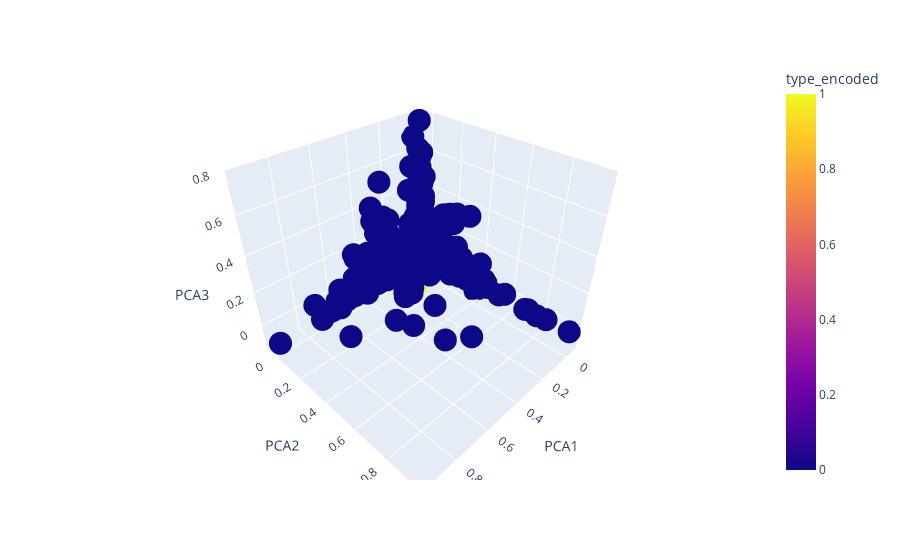

The cell this chart's notebook holds for it:
### Code cell
# Create an interactive 3D scatter plot
# it should show the document id when you hover over a data point
fig = px.scatter_3d(df, x='PCA1', y='PCA2', z='PCA3', color='type_encoded', hover_data=['msg'])


# Show the plot
fig.show()

### Figure 1 — Plotly figure (JSON) as saved in the notebook; plotly's stock layout.template omitted (floating-point values rounded to 4 significant figures; data arrays with more than 128 entries replaced by an {"elided": "..."} marker saying what was removed)
{"data": [{"customdata": {"elided": "5304x1 str values"}, "hovertemplate": "PCA1=%{x}<br>PCA2=%{y}<br>PCA3=%{z}<br>msg=%{customdata[0]}<br>type_encoded=%{marker.color}<extra></extra>", "legendgroup": "", "marker": {"color": {"elided": "5304 int values"}, "coloraxis": "coloraxis", "symbol": "circle"}, "mode": "markers", "name": "", "scene": "scene", "showlegend": false, "type": "scatter3d", "x": {"elided": "5304 float values"}, "y": {"elided": "5304 float values"}, "z": {"elided": "5304 float values"}}], "layout": {"coloraxis": {"colorbar": {"title": {"text": "type_encoded"}}, "colorscale": [[0, "#0d0887"], [0.1111, "#46039f"], [0.2222, "#7201a8"], [0.3333, "#9c179e"], [0.4444, "#bd3786"], [0.5556, "#d8576b"], [0.6667, "#ed7953"], [0.7778, "#fb9f3a"], [0.8889, "#fdca26"], [1, "#f0f921"]]}, "legend": {"tracegroupgap": 0}, "margin": {"t": 60}, "scene": {"domain": {"x": [0, 1], "y": [0, 1]}, "xaxis": {"title": {"text": "PCA1"}}, "yaxis": {"title": {"text": "PCA2"}}, "zaxis": {"title": {"text": "PCA3"}}}}}
